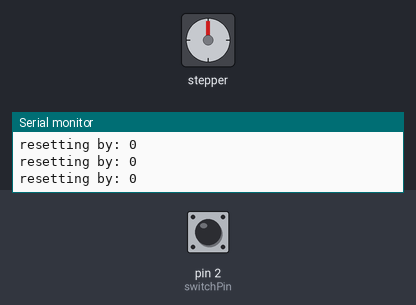
Recording of a sketch running on a simulated Arduino Uno, built with avr-gcc and run on an emulated ATmega328P. Parts: stepper motor, the last lines printed to the serial monitor. The inputs (shaded band) are chosen by the test bench; at power-on: pin 2 (switchPin) LOW. Random numbers use the default seed unless the sketch sets one; stepper angles assume 800 steps per turn.

Above: at 4.8 s.
4.9 s: pin 2 (switchPin) pulled HIGH for 2.35 s
At 6.15 s:
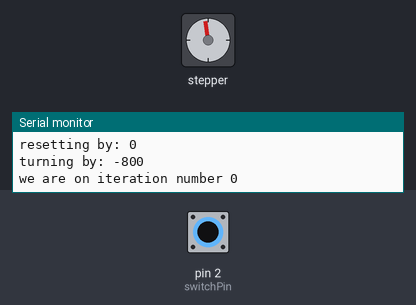
8.7 s: pin 2 (switchPin) pulled HIGH for 2.35 s
At 11.5 s:
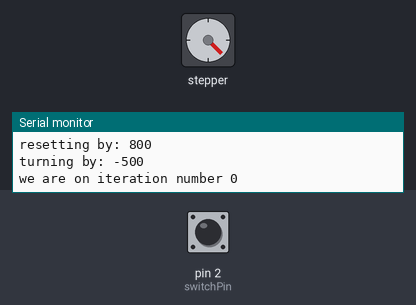
13.4 s: pin 2 (switchPin) pulled HIGH for 2.35 s
At 15.4 s:
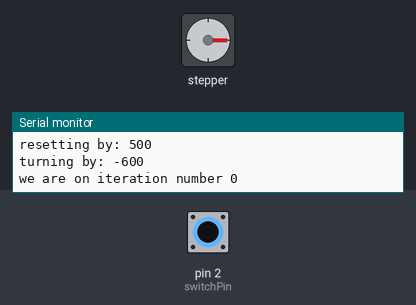
17.7 s: pin 2 (switchPin) driven HIGH
At 23.9 s:
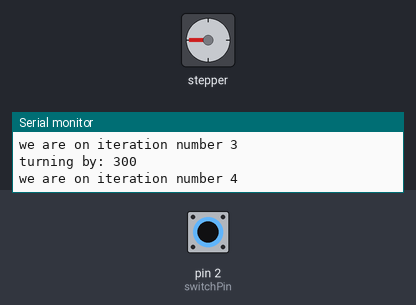
27.2 s: pin 2 (switchPin) driven HIGH
Timing chart, 0 to 52.5 s (numbered marks = the images above; inputs shaded):
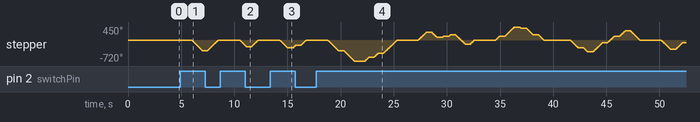

Measured:
- after the input at 4.9 s, stepper: turns 360° counter-clockwise in 0.99 s, then 360° clockwise in 0.99 s
- after the input at 8.7 s, stepper: turns 225° counter-clockwise in 0.62 s, then 225° clockwise in 0.62 s
- after the input at 13.4 s, stepper: turns 270° counter-clockwise in 0.75 s, then 90° clockwise in 0.24 s, then 180° clockwise in 0.48 s
- after the input at 17.7 s, stepper: turns 360° counter-clockwise in 0.99 s, then 360° counter-clockwise in 0.99 s, then 135° clockwise in 0.36 s, then 135° clockwise in 0.36 s, and so on

The sketch:

clockSpin.ino
```cpp
#include <Stepper.h>

#define STEPS_PER_REV 800

Stepper motor(STEPS_PER_REV,6,7); // using the stepper module makes everything simpler!
int pos = 0;
int x = 0;
int randomNum;
const int switchPin = 2;

/*
const int pulPin = 6;
const int dirPin = 7;
const int enPin = 8;
*/

void setup() {
  /*
  pinMode(pulPin, OUTPUT);
  pinMode(dirPin, OUTPUT);
  pinMode(enPin, OUTPUT);
  digitalWrite(enPin, LOW);
  */
  Serial.begin(9600);
  randomSeed(analogRead(0));
  motor.setSpeed(60);
  pinMode(switchPin, INPUT);
}

void loop() {

  /* This code turns in random directions 5 times and then resets back into position
   * This is done by keeping track of the random position using pos
   * To reset, we move the motor by -pos
   */
   if (digitalRead(switchPin) == HIGH && x < 5) {
      randomNum = random(-8,8) * 100;
      Serial.print("turning by: ");
      Serial.println(randomNum);
      Serial.print("we are on iteration number " );
      Serial.println(x);
      motor.step(randomNum);
      pos += randomNum;
      x++;
      delay(500);
   } else {
      Serial.print("resetting by: ");
      Serial.println(-pos);
      motor.step(-pos);
      pos = 0;
      x = 0;
      delay(2000);
   }


/*
  Serial.print("starting");
  // Make the stepper motor spin 360 in one direction
  digitalWrite(dirPin, HIGH);
  for (int x = 0; x < 200; x++) {
    digitalWrite(pulPin, HIGH);
    Serial.print("turning");
    delayMicroseconds(500);
    digitalWrite(pulPin, LOW);
    delayMicroseconds(500);
  }
  delay(1000);
  // Make the motor spin in the other direction
  digitalWrite(dirPin, LOW);
  for (int x = 0; x < 200; x++) {
    digitalWrite(pulPin, HIGH);
    Serial.print("turning other way");
    delayMicroseconds(500);
    digitalWrite(pulPin, LOW);
    delayMicroseconds(500);
  }
  delay(1000); */
}
```
